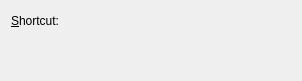
<ui version="4.0" >
 <class>ShortcutTriggerWidget</class>
 <widget class="QWidget" name="ShortcutTriggerWidget" >
  <property name="geometry" >
   <rect>
    <x>0</x>
    <y>0</y>
    <width>302</width>
    <height>81</height>
   </rect>
  </property>
  <layout class="QGridLayout" name="gridLayout" >
   <item row="0" column="0" >
    <widget class="QLabel" name="shortcut_label" >
     <property name="text" >
      <string>&amp;Shortcut:</string>
     </property>
     <property name="alignment" >
      <set>Qt::AlignRight|Qt::AlignTrailing|Qt::AlignVCenter</set>
     </property>
     <property name="buddy" >
      <cstring>shortcut</cstring>
     </property>
    </widget>
   </item>
   <item row="0" column="1" >
    <widget class="KKeySequenceWidget" name="shortcut" />
   </item>
   <item row="0" column="2" >
    <spacer name="horizontalSpacer" >
     <property name="orientation" >
      <enum>Qt::Horizontal</enum>
     </property>
     <property name="sizeHint" stdset="0" >
      <size>
       <width>40</width>
       <height>20</height>
      </size>
     </property>
    </spacer>
   </item>
   <item row="1" column="0" >
    <spacer name="verticalSpacer" >
     <property name="orientation" >
      <enum>Qt::Vertical</enum>
     </property>
     <property name="sizeHint" stdset="0" >
      <size>
       <width>20</width>
       <height>6</height>
      </size>
     </property>
    </spacer>
   </item>
  </layout>
 </widget>
 <customwidgets>
  <customwidget>
   <class>KKeySequenceWidget</class>
   <extends>QWidget</extends>
   <header>kkeysequencewidget.h</header>
  </customwidget>
 </customwidgets>
 <resources/>
 <connections/>
</ui>
